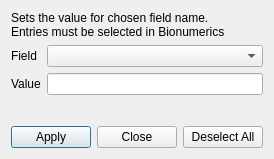
<?xml version="1.0" encoding="UTF-8"?>
<ui version="4.0">
 <class>Dialog</class>
 <widget class="QDialog" name="Dialog">
  <property name="geometry">
   <rect>
    <x>0</x>
    <y>0</y>
    <width>259</width>
    <height>159</height>
   </rect>
  </property>
  <property name="windowTitle">
   <string>Set Field</string>
  </property>
  <layout class="QVBoxLayout" name="verticalLayout_2">
   <item>
    <layout class="QVBoxLayout" name="verticalLayout">
     <item>
      <widget class="QLabel" name="label_3">
       <property name="lineWidth">
        <number>2</number>
       </property>
       <property name="text">
        <string>Sets the value for chosen field name.
Entries must be selected in Bionumerics</string>
       </property>
      </widget>
     </item>
     <item>
      <layout class="QGridLayout" name="gridLayout">
       <item row="0" column="0">
        <widget class="QLabel" name="label">
         <property name="text">
          <string>Field</string>
         </property>
        </widget>
       </item>
       <item row="1" column="0">
        <widget class="QLabel" name="label_2">
         <property name="text">
          <string>Value</string>
         </property>
        </widget>
       </item>
       <item row="1" column="1">
        <widget class="QLineEdit" name="value_line_edit">
         <property name="toolTip">
          <string>80 characters maximum</string>
         </property>
         <property name="maxLength">
          <number>80</number>
         </property>
        </widget>
       </item>
       <item row="0" column="1">
        <widget class="QComboBox" name="field_combo_box"/>
       </item>
      </layout>
     </item>
     <item>
      <spacer name="verticalSpacer">
       <property name="orientation">
        <enum>Qt::Vertical</enum>
       </property>
       <property name="sizeHint" stdset="0">
        <size>
         <width>20</width>
         <height>18</height>
        </size>
       </property>
      </spacer>
     </item>
     <item>
      <layout class="QHBoxLayout" name="horizontalLayout">
       <item>
        <widget class="QPushButton" name="apply_button">
         <property name="text">
          <string>Apply</string>
         </property>
        </widget>
       </item>
       <item>
        <widget class="QPushButton" name="close_button">
         <property name="text">
          <string>Close</string>
         </property>
        </widget>
       </item>
       <item>
        <widget class="QPushButton" name="deselect_button">
         <property name="text">
          <string>Deselect All</string>
         </property>
        </widget>
       </item>
      </layout>
     </item>
    </layout>
   </item>
  </layout>
 </widget>
 <resources/>
 <connections/>
</ui>
